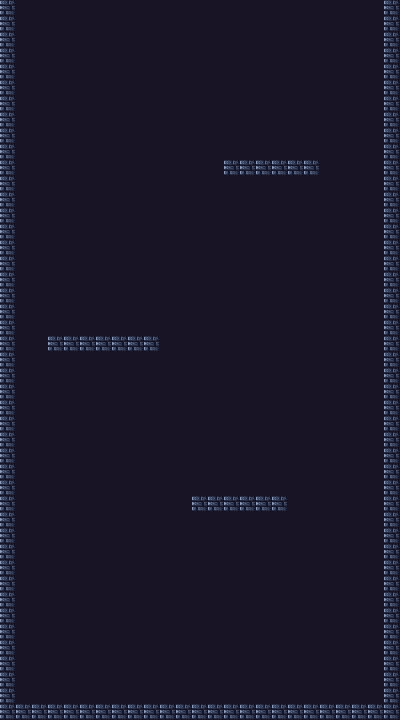

Tiled map render using the project's own tile images. Description and the whole map definition, tile-layer contents included, below:
An orthogonal 25x45 tile map with 16x16 px tiles, 1 tile layer (MapCollision).

<map version="1.10" tiledversion="1.10.2" orientation="orthogonal" renderorder="right-down" width="25" height="45" tilewidth="16" tileheight="16" infinite="0" nextlayerid="3" nextobjectid="1">
 <tileset firstgid="1" source="Dungeon Tile Set.tsx" />
 <layer id="1" name="MapCollision" width="25" height="45">
  <data encoding="csv">
32,33,33,33,33,33,33,33,33,33,33,33,33,33,33,33,33,33,33,33,33,33,33,33,32,
32,33,33,33,33,33,33,33,33,33,33,33,33,33,33,33,33,33,33,33,33,33,33,33,32,
32,33,33,33,33,33,33,33,33,33,33,33,33,33,33,33,33,33,33,33,33,33,33,33,32,
32,33,33,33,33,33,33,33,33,33,33,33,33,33,33,33,33,33,33,33,33,33,33,33,32,
32,33,33,33,33,33,33,33,33,33,33,33,33,33,33,33,33,33,33,33,33,33,33,33,32,
32,33,33,33,33,33,33,33,33,33,33,33,33,33,33,33,33,33,33,33,33,33,33,33,32,
32,33,33,33,33,33,33,33,33,33,33,33,33,33,33,33,33,33,33,33,33,33,33,33,32,
32,33,33,33,33,33,33,33,33,33,33,33,33,33,33,33,33,33,33,33,33,33,33,33,32,
32,33,33,33,33,33,33,33,33,33,33,33,33,33,33,33,33,33,33,33,33,33,33,33,32,
32,33,33,33,33,33,33,33,33,33,33,33,33,33,33,33,33,33,33,33,33,33,33,33,32,
32,33,33,33,33,33,33,33,33,33,33,33,33,33,32,32,32,32,32,32,33,33,33,33,32,
32,33,33,33,33,33,33,33,33,33,33,33,33,33,33,33,33,33,33,33,33,33,33,33,32,
32,33,33,33,33,33,33,33,33,33,33,33,33,33,33,33,33,33,33,33,33,33,33,33,32,
32,33,33,33,33,33,33,33,33,33,33,33,33,33,33,33,33,33,33,33,33,33,33,33,32,
32,33,33,33,33,33,33,33,33,33,33,33,33,33,33,33,33,33,33,33,33,33,33,33,32,
32,33,33,33,33,33,33,33,33,33,33,33,33,33,33,33,33,33,33,33,33,33,33,33,32,
32,33,33,33,33,33,33,33,33,33,33,33,33,33,33,33,33,33,33,33,33,33,33,33,32,
32,33,33,33,33,33,33,33,33,33,33,33,33,33,33,33,33,33,33,33,33,33,33,33,32,
32,33,33,33,33,33,33,33,33,33,33,33,33,33,33,33,33,33,33,33,33,33,33,33,32,
32,33,33,33,33,33,33,33,33,33,33,33,33,33,33,33,33,33,33,33,33,33,33,33,32,
32,33,33,33,33,33,33,33,33,33,33,33,33,33,33,33,33,33,33,33,33,33,33,33,32,
32,33,33,32,32,32,32,32,32,32,33,33,33,33,33,33,33,33,33,33,33,33,33,33,32,
32,33,33,33,33,33,33,33,33,33,33,33,33,33,33,33,33,33,33,33,33,33,33,33,32,
32,33,33,33,33,33,33,33,33,33,33,33,33,33,33,33,33,33,33,33,33,33,33,33,32,
32,33,33,33,33,33,33,33,33,33,33,33,33,33,33,33,33,33,33,33,33,33,33,33,32,
32,33,33,33,33,33,33,33,33,33,33,33,33,33,33,33,33,33,33,33,33,33,33,33,32,
32,33,33,33,33,33,33,33,33,33,33,33,33,33,33,33,33,33,33,33,33,33,33,33,32,
32,33,33,33,33,33,33,33,33,33,33,33,33,33,33,33,33,33,33,33,33,33,33,33,32,
32,33,33,33,33,33,33,33,33,33,33,33,33,33,33,33,33,33,33,33,33,33,33,33,32,
32,33,33,33,33,33,33,33,33,33,33,33,33,33,33,33,33,33,33,33,33,33,33,33,32,
32,33,33,33,33,33,33,33,33,33,33,33,33,33,33,33,33,33,33,33,33,33,33,33,32,
32,33,33,33,33,33,33,33,33,33,33,33,32,32,32,32,32,32,33,33,33,33,33,33,32,
32,33,33,33,33,33,33,33,33,33,33,33,33,33,33,33,33,33,33,33,33,33,33,33,32,
32,33,33,33,33,33,33,33,33,33,33,33,33,33,33,33,33,33,33,33,33,33,33,33,32,
32,33,33,33,33,33,33,33,33,33,33,33,33,33,33,33,33,33,33,33,33,33,33,33,32,
32,33,33,33,33,33,33,33,33,33,33,33,33,33,33,33,33,33,33,33,33,33,33,33,32,
32,33,33,33,33,33,33,33,33,33,33,33,33,33,33,33,33,33,33,33,33,33,33,33,32,
32,33,33,33,33,33,33,33,33,33,33,33,33,33,33,33,33,33,33,33,33,33,33,33,32,
32,33,33,33,33,33,33,33,33,33,33,33,33,33,33,33,33,33,33,33,33,33,33,33,32,
32,33,33,33,33,33,33,33,33,33,33,33,33,33,33,33,33,33,33,33,33,33,33,33,32,
32,33,33,33,33,33,33,33,33,33,33,33,33,33,33,33,33,33,33,33,33,33,33,33,32,
32,33,33,33,33,33,33,33,33,33,33,33,33,33,33,33,33,33,33,33,33,33,33,33,32,
32,33,33,33,33,33,33,33,33,33,33,33,33,33,33,33,33,33,33,33,33,33,33,33,32,
32,33,33,33,33,33,33,33,33,33,33,33,33,33,33,33,33,33,33,33,33,33,33,33,32,
32,32,32,32,32,32,32,32,32,32,32,32,32,32,32,32,32,32,32,32,32,32,32,32,32
</data>
 </layer>
</map>
